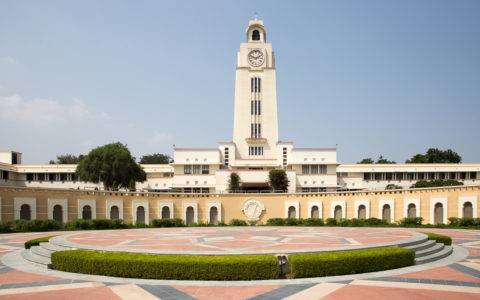
#> input picture clock_tower.jpg, 480 x 300 px
$ python PixelBinning.py
#> lines starting #> are read from the running program, lines starting #| are printed output that depends on the picture
#> further down, img is the input picture: shape (300, 480, 3); mean B, G, R 160.4, 164.8, 164.9
import numpy as np
import cv2


def crop(fac, img):
#> called with fac = 4
    y = len(img)
#> y = 300
    x = len(img[0])
#> x = 480
    while y % fac != 0:
        y -= 1
#> this loop made 0 passes
#> after the loop, y = 300
    while x % fac != 0:
        x -= 1
#> after the loop, x = 480
    return img[:y, :x]


def binn(fac, img):
    ch = cv2.split(crop(fac, img))
    ch = list(ch)
#> ch = 3 items
    for c in range(0, len(ch)):
        temp = np.zeros((int(len(ch[c])/fac), int(len(ch[c][0])/fac)))
        for i in range(0, fac):
            for j in range(0, fac):
                temp += ch[c][i::fac, j::fac]
        temp = np.divide(temp, (fac**2)*255)
        ch[c] = temp
#> this loop made 3 passes
#> pass 1, in binn, `temp = np.divide(temp, (fac**2)*255)`:
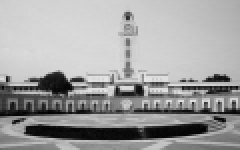
#> temp: shape (75, 120) float64 (shown 2 times larger); min 0.00784, max 0.9, mean 0.629
#> pass 2, in binn, `temp = np.divide(temp, (fac**2)*255)`:
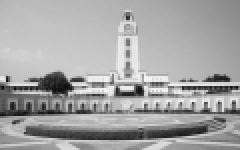
#> temp: shape (75, 120) float64 (shown 2 times larger); min 0.0272, max 0.975, mean 0.646
#> pass 3, in binn, `temp = np.divide(temp, (fac**2)*255)`:
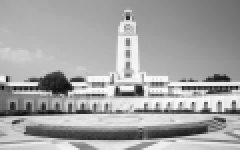
#> temp: shape (75, 120) float64 (shown 2 times larger); min 0.0326, max 0.998, mean 0.647
    return cv2.merge((ch[0], ch[1], ch[2]))
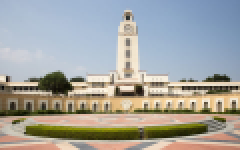
#> returned value: shape (75, 120, 3) float64 (shown 2 times larger); mean of channels 0, 1, 2 0.629, 0.646, 0.647; drawn as B, G, R


img = cv2.imread("clock_tower.jpg")
cv2.imshow("clock_tower.jpg",img)
img = binn(4, img)
cv2.imshow("pog", img)
cv2.waitKey(0)
